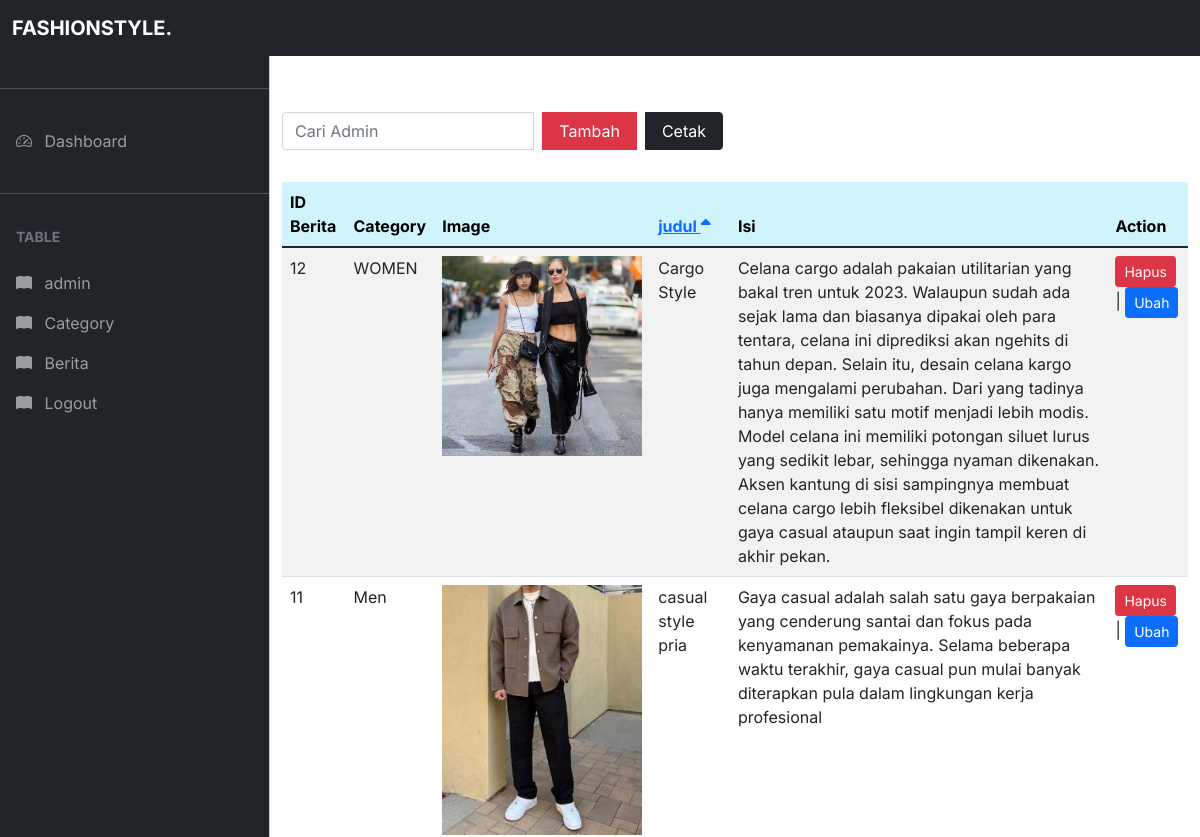
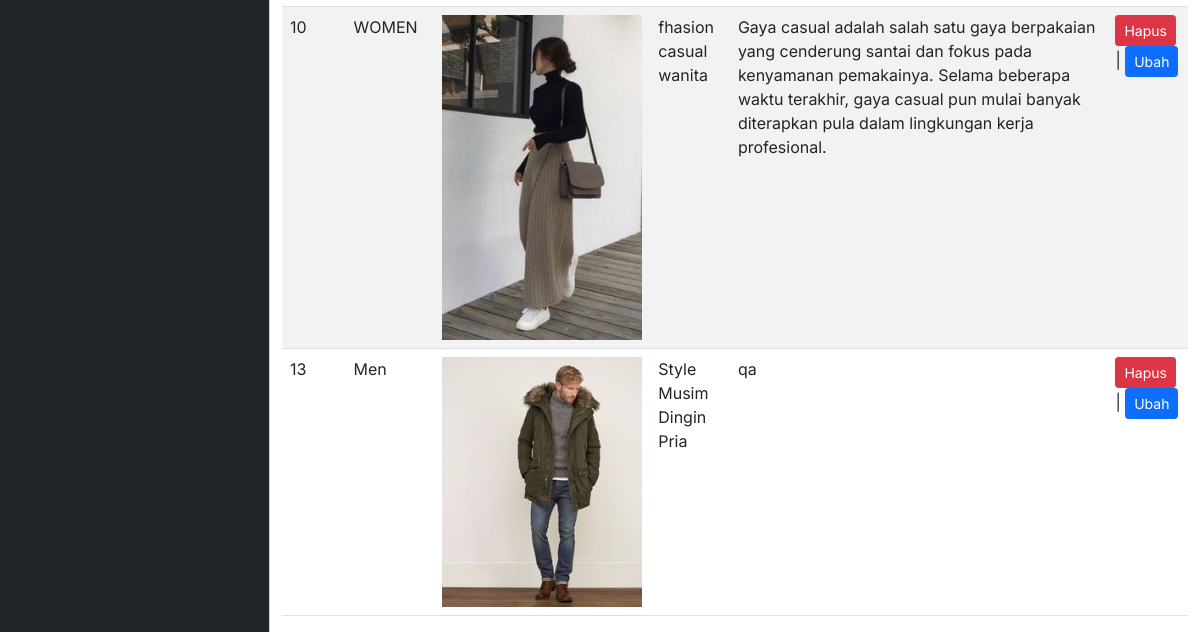
Page /admin/berita.php (signed in) on the earlier database version (2 pictures, top to bottom).
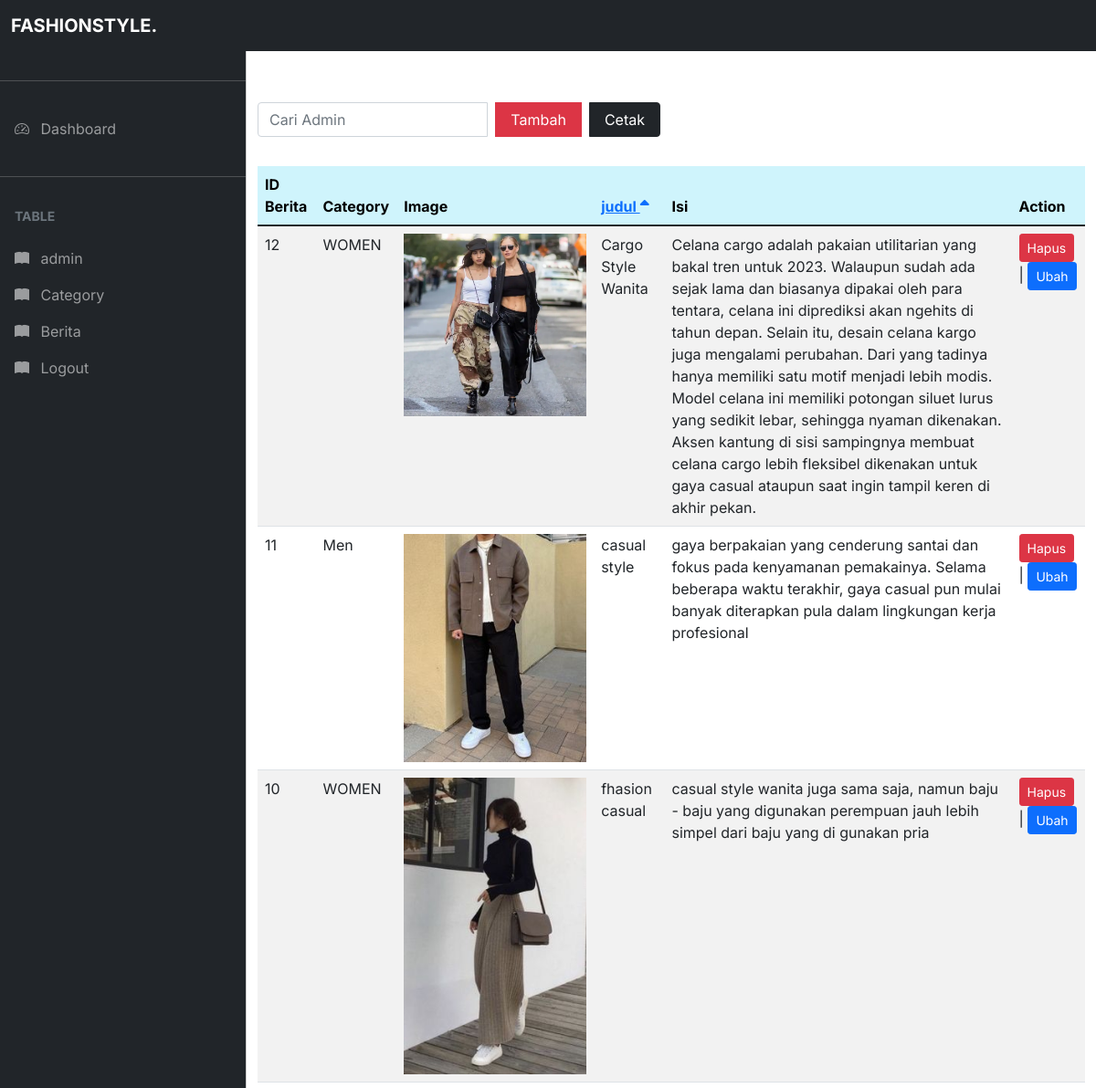
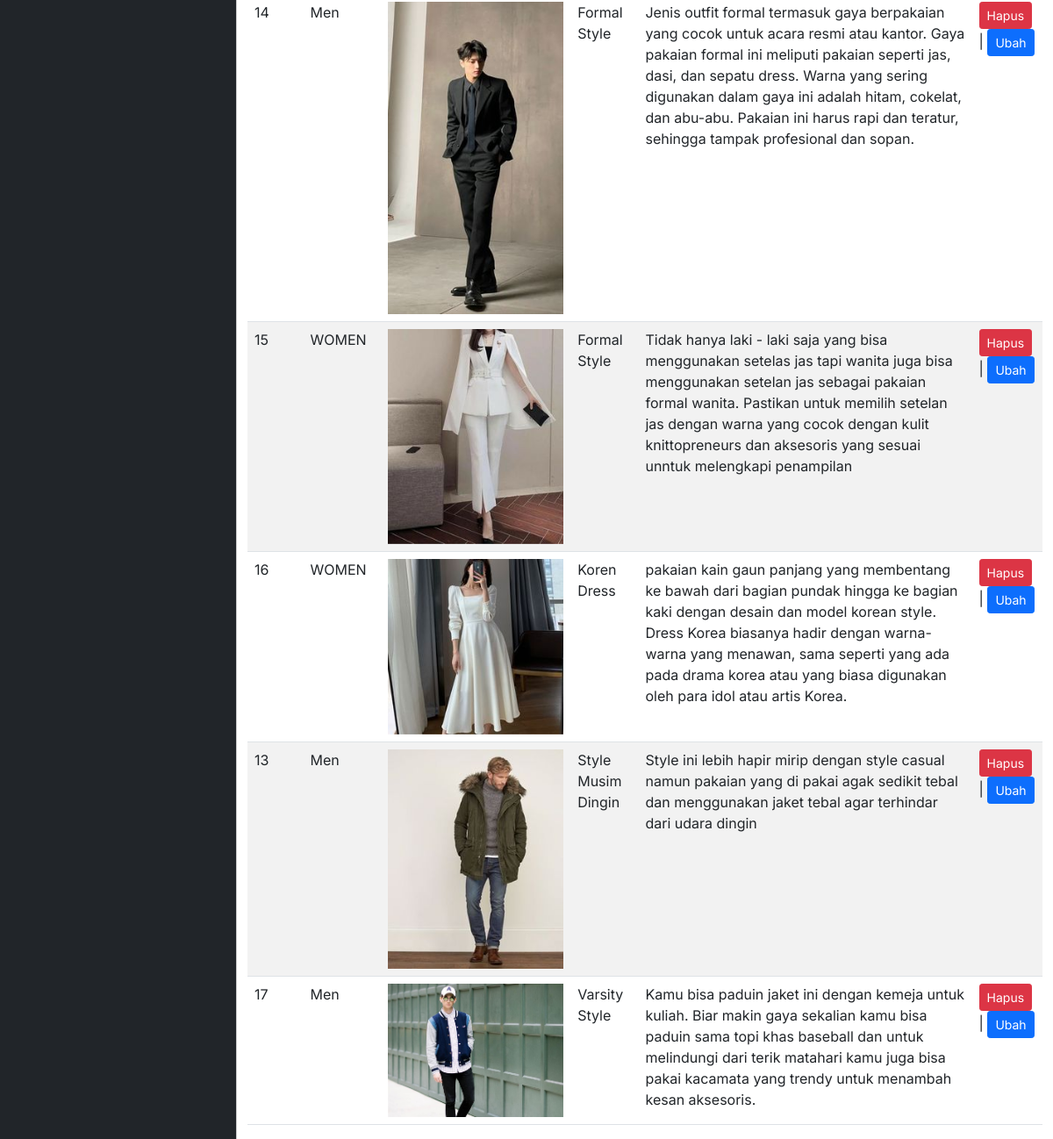
Same page on the later database version (2 pictures, top to bottom).
### tables this page shows
CREATE TABLE `berita` (
  `id_news` int NOT NULL,
  `category` int NOT NULL,
  `img` varchar(100) NOT NULL,
  `judul` varchar(225) NOT NULL,
  `isi` varchar(1000) NOT NULL
);

CREATE TABLE `kategori` (
  `id_category` int NOT NULL,
  `category` varchar(100) NOT NULL
);

### functions.php (called while the page is built, shortened)
<?php
$conn = mysqli_connect("localhost", "root", "", "fashion");
function query($query)
{
	global $conn;
	$result = mysqli_query($conn, $query);
	$rows = [];
	while ($row = mysqli_fetch_assoc($result)) {
		$rows[] = $row;
	}
	return $rows;
}
function cekAktive($uri){
	return ($_SERVER["REQUEST_URI"] === BASE_URL . $uri) ? 'active' : '';
}

### admin/berita.php (the view, shortened to what this page needs)
<?php
require '../functions.php';
$berita = query("SELECT * FROM berita");
$sort = isset($_GET['sort']) ? $_GET['sort'] : 'asc';
$orderBy = isset($_GET['ordeyBy']) ? $_GET['orderBy'] : 'judul';
$berita = query("SELECT * FROM berita ORDER BY $orderBy $sort");
function flipSort($sort){
    return $sort == 'asc' ? 'desc' : 'asc';
}
?>
<?php require "partials/header.php"; ?>
<?php require "partials/nav.php"; ?>
<main class="mt-5 pt-3">
    <div class="container-fluid mt-5">
    <div class="row">
    <div class="col-md-6">
      <form action="" method="POST">
        <div class="input-group mb-2">
          <input type="search" class="form-control" placeholder="Cari Admin" name="keyword" id="keyword_berita" autofocus autocomplete="off">
          <a href="berita_tambah.php" class="btn btn-danger ms-2 px-3">Tambah</a>
          <a href="../pdf/cetak_berita.php" target="_blank" class="btn btn-dark ms-2 px-3">Cetak</a>
      </div>
      </form>
     </div>
     </div>
<div id="container">
    <table class="table table-striped table-hover">
        <thead class="table-info">
            <tr>
                <th>ID Berita</th>
                <th>Category</th>
                <th>Image</th>
                <th><a href="?orderBy=judul&sort=<?= $orderBy == 'judul' ? flipSort($sort) : 'asc' ?>">
                    judul
                    <?php if($orderBy == 'judul') : ?>
                        <?php if ($sort == 'asc') : ?>
                            <i class="fa fa-sort-asc"></i>
                            <?php else : ?>
                            <i class="fa fa-sort-desc"></i>
                        <?php endif; ?>
                    <?php endif; ?>
                    </a></th>
                <th>Isi</th>
                <th>Action</th>
            </tr>
        </thead>
        <tbody>
            <?php foreach($berita as $b) : ?>
            <tr>
                <td><?= $b['id_news']; ?></td>
                <td>
                    <?php
                     $category = mysqli_query($conn, "SELECT * FROM kategori");
                     while ($c = mysqli_fetch_array($category)) {
                        if ($c['id_category'] == $b['category']) {?>
                     <?= $c['category']; ?>
                     <?php }
                     } ?>
                 </td>
                <td><img src="../image/<?= $b['img']; ?>" width="200px"></td>
                <td><?= $b['judul']; ?></td>
                <td><?= $b['isi']; ?></td>
                <td><a href="berita_hapus.php?id_news=<?= $b['id_news']; ?>" class="btn btn-danger btn-sm">Hapus</a>|
                    <a href="berita_ubah.php?id_news=<?= $b['id_news']; ?>" class="btn btn-primary btn-sm">Ubah</a>
                </td>
            </tr>
            <?php endforeach; ?>
        </tbody>
    </table>
    </div>
    </div>
</main>
<?php require "partials/footer.php"; ?>

### admin/partials/header.php (shortened to what this page needs)
<!DOCTYPE html>
<html lang="en">
<head>
    <link href="https://cdn.jsdelivr.net/npm/bootstrap@5.1.3/dist/css/bootstrap.min.css" rel="stylesheet">
    <link rel="stylesheet" href="https://cdn.jsdelivr.net/npm/bootstrap-icons@1.10.5/font/bootstrap-icons.css">
    <link rel="stylesheet" href="../css/admin.css">
</head>
<body>

### admin/partials/nav.php (shortened to what this page needs)
<nav class="navbar navbar-expand-lg navbar-dark bg-dark fixed-top">
      <div class="container-fluid">
        <a
          class="navbar-brand me-auto ms-lg-0 ms-3 text-uppercase fw-bold"
          href="#"
          >FashionStyle.</a>
      </div>
    </nav>
    <div
      class="offcanvas offcanvas-start sidebar-nav bg-dark"
      tabindex="-1"
      id="sidebar"
    >
      <div class="offcanvas-body p-0">
        <nav class="navbar-dark">
          <ul class="navbar-nav">
          <li class="my-4"><hr class="dropdown-divider bg-light" /></li>
            <li>
              <a href="index.php" class="nav-link px-3 <?= cekAktive("index.php"); ?>">
                <span class="me-2"><i class="bi bi-speedometer2"></i></span>
                <span>Dashboard</span>
              </a>
            </li>
            <li class="my-4"><hr class="dropdown-divider bg-light" /></li>
            <li>
              <div class="text-muted small fw-bold text-uppercase px-3 mb-3">
                Table
              </div>
            </li>
            <li>
              <a href="admin.php" class="nav-link px-3 <?= cekAktive("admin.php"); ?>">
                <span class="me-2"><i class="bi bi-book-fill"></i></span>
                <span>admin</span>
              </a>
            </li>
            <li>
              <a href="category.php" class="nav-link px-3 <?= cekAktive("category.php"); ?>">
                <span class="me-2"><i class="bi bi-book-fill"></i></span>
                <span>Category</span>
              </a>
            </li>
            <li>
              <a href="berita.php" class="nav-link px-3 <?= cekAktive("berita.php"); ?>">
                <span class="me-2"><i class="bi bi-book-fill"></i></span>
                <span>Berita</span>
              </a>
            </li>
            <li>
              <a href="logout.php" class="nav-link px-3">
                <span class="me-2"><i class="bi bi-book-fill"></i></span>
                <span>Logout</span>
              </a>
            </li>
           </ul>
        </nav>
      </div>
    </div>

### css/admin.css (style rules this page uses)
body, button { font-family: "Inter", sans-serif; }
:root { --offcanvas-width: 270px; --topNavbarHeight: 56px; }
.sidebar-nav { width: var(--offcanvas-width); }
@media (min-width: 992px) { body { overflow: auto !important; } }
@media (min-width: 992px) { main { margin-left: var(--offcanvas-width); } }
@media (min-width: 992px) { .sidebar-nav { -webkit-transform: none; transform: none; visibility: visible !important; height: calc(100% - var(--topNavbarHeight)); top: var(--topNavbarHeight); } }

Differences in the rows shown:
changed berita id 12: judul "Cargo Style" → "Cargo Style Wanita"
changed berita id 11: judul "casual style pria" → "casual style"; isi "Gaya casual adalah salah satu gaya berpakaian yang cenderung…" → "gaya berpakaian yang cenderung…"
changed berita id 10: judul "fhasion casual wanita" → "fhasion casual"; isi "Gaya casual adalah salah satu gaya berpakaian yang cenderung santai dan fokus pada kenyamanan pemakainya. Selama beberapa waktu terakhir, gaya casual pun mulai banyak diterapkan pula dalam lingkungan kerja profesional." → "casual style wanita juga sama saja, namun baju - baju yang digunakan perempuan jauh lebih simpel dari baju yang di gunakan pria"
added berita: id_news "14", img (picture), judul "Formal Style", isi "Jenis outfit formal termasuk gaya berpakaian yang cocok untuk acara resmi atau kantor. Gaya pakaian formal ini meliputi pakaian seperti jas, dasi, dan sepatu dress. Warna yang sering digunakan dalam gaya ini adalah hitam, cokelat, dan abu-abu. Pakaian ini harus rapi dan teratur, sehingga tampak profesional dan sopan.", kategori (category "Men")
added berita: id_news "15", img (picture), judul "Formal Style", isi "Tidak hanya laki - laki saja yang bisa menggunakan setelas jas tapi wanita juga bisa menggunakan setelan jas sebagai pakaian formal wanita. Pastikan untuk memilih setelan jas dengan warna yang cocok dengan kulit knittopreneurs dan aksesoris yang sesuai unntuk melengkapi penampilan", kategori (category "WOMEN")
added berita: id_news "16", img (picture), judul "Koren Dress", isi "pakaian kain gaun panjang yang membentang ke bawah dari bagian pundak hingga ke bagian kaki dengan desain dan model korean style. Dress Korea biasanya hadir dengan warna-warna yang menawan, sama seperti yang ada pada drama korea atau yang biasa digunakan oleh para idol atau artis Korea.", kategori (category "WOMEN")
changed berita id 13: judul "Style Musim Dingin Pria" → "Style Musim Dingin"; isi "qa" → "Style ini lebih hapir mirip dengan style casual namun pakaian yang di pakai agak sedikit tebal dan menggunakan jaket tebal agar terhindar dari udara dingin"
added berita: id_news "17", img (picture), judul "Varsity Style", isi "Kamu bisa paduin jaket ini dengan kemeja untuk kuliah. Biar makin gaya sekalian kamu bisa paduin sama topi khas baseball dan untuk melindungi dari terik matahari kamu juga bisa pakai kacamata yang trendy untuk menambah kesan aksesoris.", kategori (category "Men")
